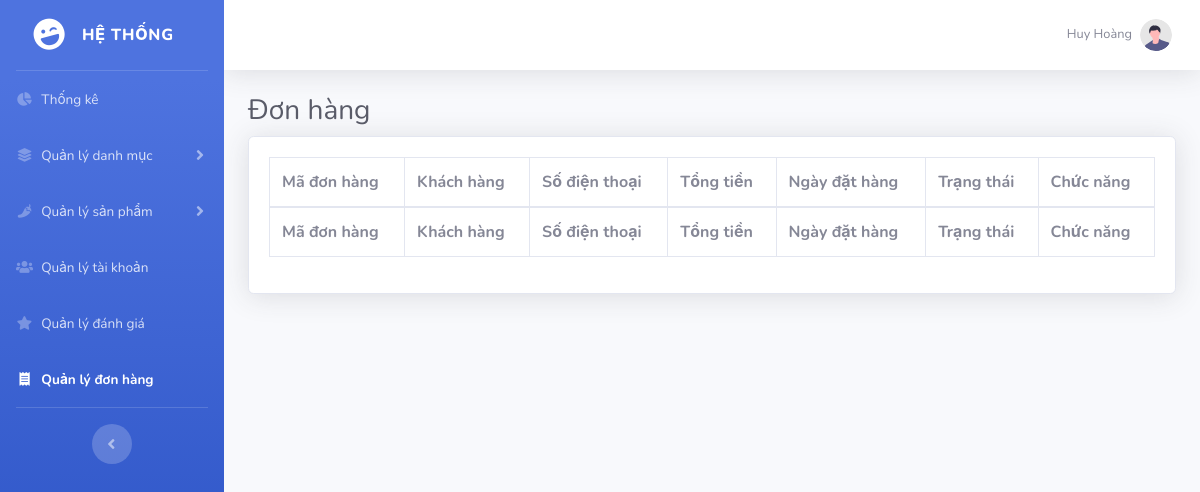
Before: /admin/orders/index.php (signed in) with the older database file.
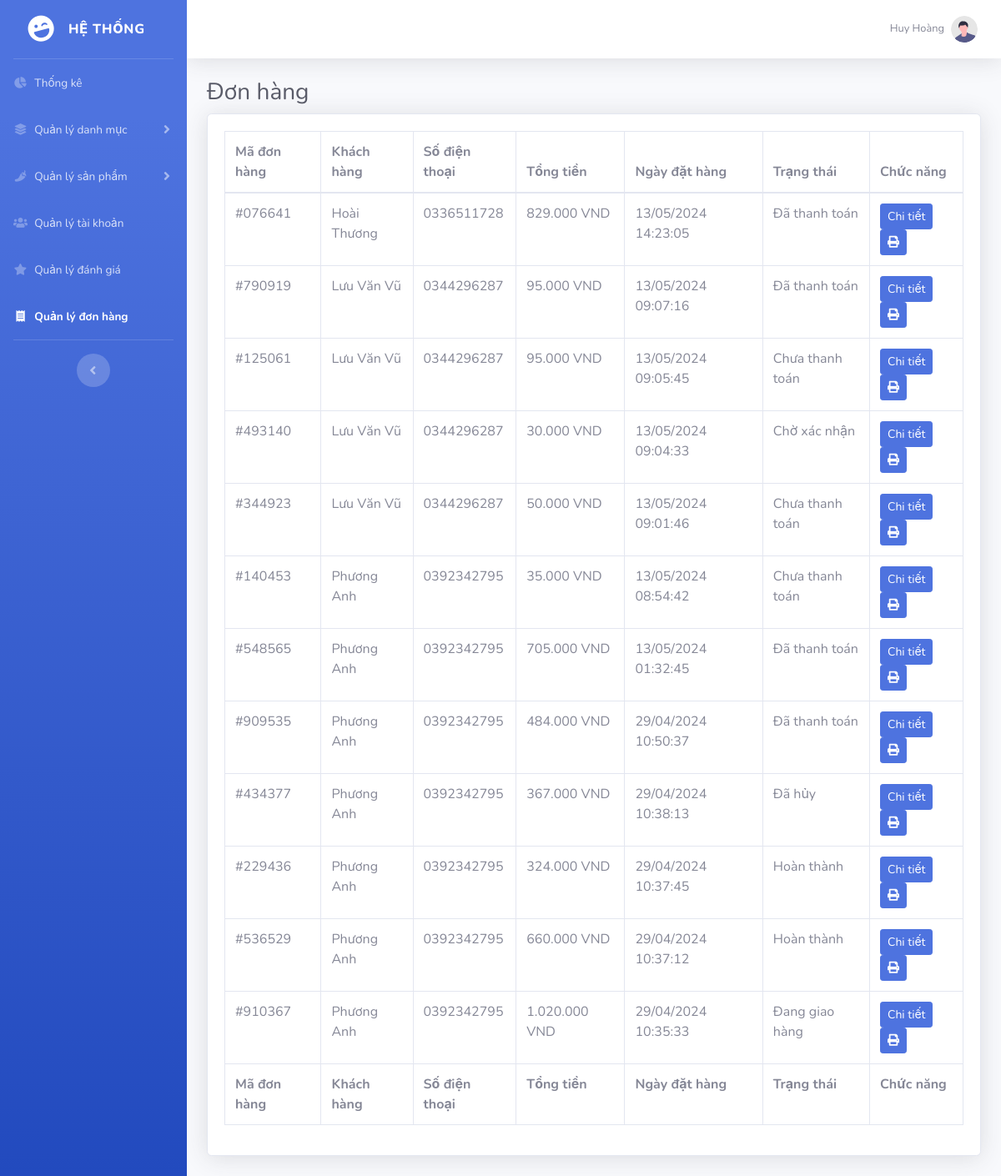
After: the same page with the newer database file.
### tables this page shows
CREATE TABLE `orders` (
  `id` char(20) NOT NULL,
  `total` int(11) NOT NULL,
  `created_at` timestamp NOT NULL DEFAULT current_timestamp(),
  `updated_at` datetime DEFAULT current_timestamp() ON UPDATE current_timestamp(),
  `status` int(11) DEFAULT 0,
  `shipping_code` text NOT NULL,
  `address` text DEFAULT NULL,
  `type` int(11) DEFAULT NULL,
  `name` varchar(255) NOT NULL,
  `tel` varchar(255) NOT NULL,
  `user_id` int(11) NOT NULL
);

### helpers/helper.php (called while the page is built, shortened)
<?php
    function getCurrentFolderUrl()
    {
        $currentPath = $_SERVER['PHP_SELF'];
        $pathInfo = pathinfo($currentPath);
        $hostName = $_SERVER['HTTP_HOST'];
        $protocol = strtolower(substr($_SERVER["SERVER_PROTOCOL"], 0, 5)) == 'https://' ? 'https://' : 'http://';
        return $protocol . $hostName . $pathInfo['dirname'] . "/";
    }
    function statusType($num)
    {
        $orderType = array(
            '0' => 'Chờ xác nhận',
            '1' => 'Chưa thanh toán',
            '2' => 'Đã thanh toán',
            '3' => 'Đã xác nhận',
            '4' => 'Đang giao hàng',
            '5' => 'Hoàn thành',
            '6' => 'Đã hủy',
        );
        return $orderType[$num];
    }

### admin/orders/index.php (the view)
<?php
    include '../layouts/header.php';
    $sql = "SELECT * FROM orders ORDER BY created_at DESC";
    $result = mysqli_query($connect, $sql);
?>
<h1 class="h3 mb-2 text-gray-800">Đơn hàng</h1>
<div class="card shadow mb-4">
    <div class="card-body">
        <div class="table-responsive">
            <table class="table table-bordered" id="orderTable" width="100%" cellspacing="0">
                <thead>
                    <tr>
                        <th>Mã đơn hàng</th>
                        <th>Khách hàng</th>
                        <th>Số điện thoại</th>
                        <th>Tổng tiền</th>
                        <th>Ngày đặt hàng</th>
                        <th>Trạng thái</th>
                        <th>Chức năng</th>
                    </tr>
                </thead>
                <tfoot>
                    <tr>
                        <th>Mã đơn hàng</th>
                        <th>Khách hàng</th>
                        <th>Số điện thoại</th>
                        <th>Tổng tiền</th>
                        <th>Ngày đặt hàng</th>
                        <th>Trạng thái</th>
                        <th>Chức năng</th>
                    </tr>
                </tfoot>
                <tbody>
                    <?php while($order = mysqli_fetch_assoc($result)): ?>
                        <tr>
                            <td>#<?= $order['id'] ?></td>
                            <td><?= $order['name'] ?></td>
                            <td><?= $order['tel'] ?></td>
                            <td><?= number_format($order['total'], -3, ',', '.') ?> VND</td>
                            <td><?= date('d/m/Y H:i:s', strtotime($order['created_at'])) ?></td>
                            <td><?= statusType($order['status']) ?></td>
                            <td>
                                <a href="show.php?id=<?= $order['id'] ?>" class="btn btn-primary btn-sm">
                                    Chi tiết
                                </a>
                                <a href="/print-invoice.php?id=<?= $order['id'] ?>" target="_blank" class="btn btn-primary btn-sm">
                                    <i class="fa fa-print"></i>
                                </a>
                            </td>
                        </tr>
                    <?php endwhile; ?>
                </tbody>
            </table>
        </div>
    </div>
</div>
<?php include '../layouts/footer.php' ?>

### admin/layouts/header.php (shortened to what this page needs)
<?php
    include '../../helpers/helper.php';
?>
<!DOCTYPE html>
<html lang="en">
<head>
    <link href="../../assets/admin/vendor/fontawesome-free/css/all.min.css" rel="stylesheet" type="text/css">
    <link href="../../assets/admin/css/sb-admin-2.min.css" rel="stylesheet">
    <link href="../../assets/admin/vendor/datatables/dataTables.bootstrap4.min.css" rel="stylesheet">
</head>
<body id="page-top">
    <div id="wrapper">
        <ul class="navbar-nav bg-gradient-primary sidebar sidebar-dark accordion" id="accordionSidebar">
            <a class="sidebar-brand d-flex align-items-center justify-content-center" href="../dashboard/index.php">
                <div class="sidebar-brand-icon rotate-n-15">
                    <i class="fas fa-laugh-wink"></i>
                </div>
                <div class="sidebar-brand-text mx-3">HỆ THỐNG</div>
            </a>
            <hr class="sidebar-divider my-0">
            <?php include 'menu.php' ?>
            <hr class="sidebar-divider d-none d-md-block">
            <div class="text-center d-none d-md-inline">
                <button class="rounded-circle border-0" id="sidebarToggle"></button>
            </div>
        </ul>
        <div id="content-wrapper" class="d-flex flex-column">
            <div id="content">
                <nav class="navbar navbar-expand navbar-light bg-white topbar mb-4 static-top shadow">
                    <ul class="navbar-nav ml-auto">
                        <li class="nav-item dropdown no-arrow">
                            <a class="nav-link dropdown-toggle" href="#" id="userDropdown" role="button"
                                data-toggle="dropdown" aria-haspopup="true" aria-expanded="false">
                                <span class="mr-2 d-none d-lg-inline text-gray-600 small"><?= $_SESSION['admin']['name'] ?></span>
                                <img class="img-profile rounded-circle"
                                    src="../../assets/admin/img/undraw_profile.svg">
                            </a>
                        </li>
                    </ul>
                </nav>
                <div class="container-fluid">

### admin/layouts/menu.php (shortened to what this page needs)
<?php
    $curFolder = basename(getCurrentFolderUrl());
?>
<li class="nav-item <?= $curFolder === 'dashboard' ? 'active' : '' ?>">
    <a class="nav-link" href="../dashboard/index.php">
        <i class="fas fa-fw fa-chart-pie"></i>
        <span>Thống kê</span>
    </a>
</li>
<li class="nav-item <?= $curFolder === 'categories' ? 'active' : '' ?>">
    <a class="nav-link collapsed" href="#" data-toggle="collapse" data-target="#collapseOne" aria-expanded="true"
        aria-controls="collapseOne">
        <i class="fas fa-fw fa-layer-group"></i>
        <span>Quản lý danh mục</span>
    </a>
</li>
<li class="nav-item <?= $curFolder === 'products' ? 'active' : '' ?>">
    <a class="nav-link collapsed" href="#" data-toggle="collapse" data-target="#collapseTwo" aria-expanded="true"
        aria-controls="collapseTwo">
        <i class="fas fa-fw fa-pepper-hot"></i>
        <span>Quản lý sản phẩm</span>
    </a>
</li>
<li class="nav-item <?= $curFolder === 'users' ? 'active' : '' ?>">
    <a class="nav-link" href="../users/index.php">
        <i class="fas fa-fw fa-users"></i>
        <span>Quản lý tài khoản</span>
    </a>
</li>
<li class="nav-item <?= $curFolder === 'evaluations' ? 'active' : '' ?>">
    <a class="nav-link" href="../evaluations/index.php">
        <i class="fas fa-fw fa-star"></i>
        <span>Quản lý đánh giá</span>
    </a>
</li>
<li class="nav-item <?= $curFolder === 'orders' ? 'active' : '' ?>">
    <a class="nav-link" href="../orders/index.php">
        <i class="fas fa-fw fa-receipt"></i>
        <span>Quản lý đơn hàng</span>
    </a>
</li>

### admin/layouts/footer.php (shortened to what this page needs)
</div>
    </div>
            </div>
        </div>
    </body>
    </html>

Changed rows visible on the page:
added orders: id "076641", name "Hoài Thương", tel "0336511728", total "829.000", created_at "13/05/2024 14:23:05", status "Đã thanh toán"
added orders: id "790919", name "Lưu Văn Vũ", tel "0344296287", total "95.000", created_at "13/05/2024 09:07:16", status "Đã thanh toán"
added orders: id "125061", name "Lưu Văn Vũ", tel "0344296287", total "95.000", created_at "13/05/2024 09:05:45", status "Chưa thanh toán"
added orders: id "493140", name "Lưu Văn Vũ", tel "0344296287", total "30.000", created_at "13/05/2024 09:04:33", status "Chờ xác nhận"
added orders: id "344923", name "Lưu Văn Vũ", tel "0344296287", total "50.000", created_at "13/05/2024 09:01:46", status "Chưa thanh toán"
added orders: id "140453", name "Phương Anh", tel "0392342795", total "35.000", created_at "13/05/2024 08:54:42", status "Chưa thanh toán"
added orders: id "548565", name "Phương Anh", tel "0392342795", total "705.000", created_at "13/05/2024 01:32:45", status "Đã thanh toán"
added orders: id "909535", name "Phương Anh", tel "0392342795", total "484.000", created_at "29/04/2024 10:50:37", status "Đã thanh toán"
added orders: id "434377", name "Phương Anh", tel "0392342795", total "367.000", created_at "29/04/2024 10:38:13", status "Đã hủy"
added orders: id "229436", name "Phương Anh", tel "0392342795", total "324.000", created_at "29/04/2024 10:37:45", status "Hoàn thành"
added orders: id "536529", name "Phương Anh", tel "0392342795", total "660.000", created_at "29/04/2024 10:37:12", status "Hoàn thành"
added orders: id "910367", name "Phương Anh", tel "0392342795", total "1.020.000", created_at "29/04/2024 10:35:33", status "Đang giao hàng"
